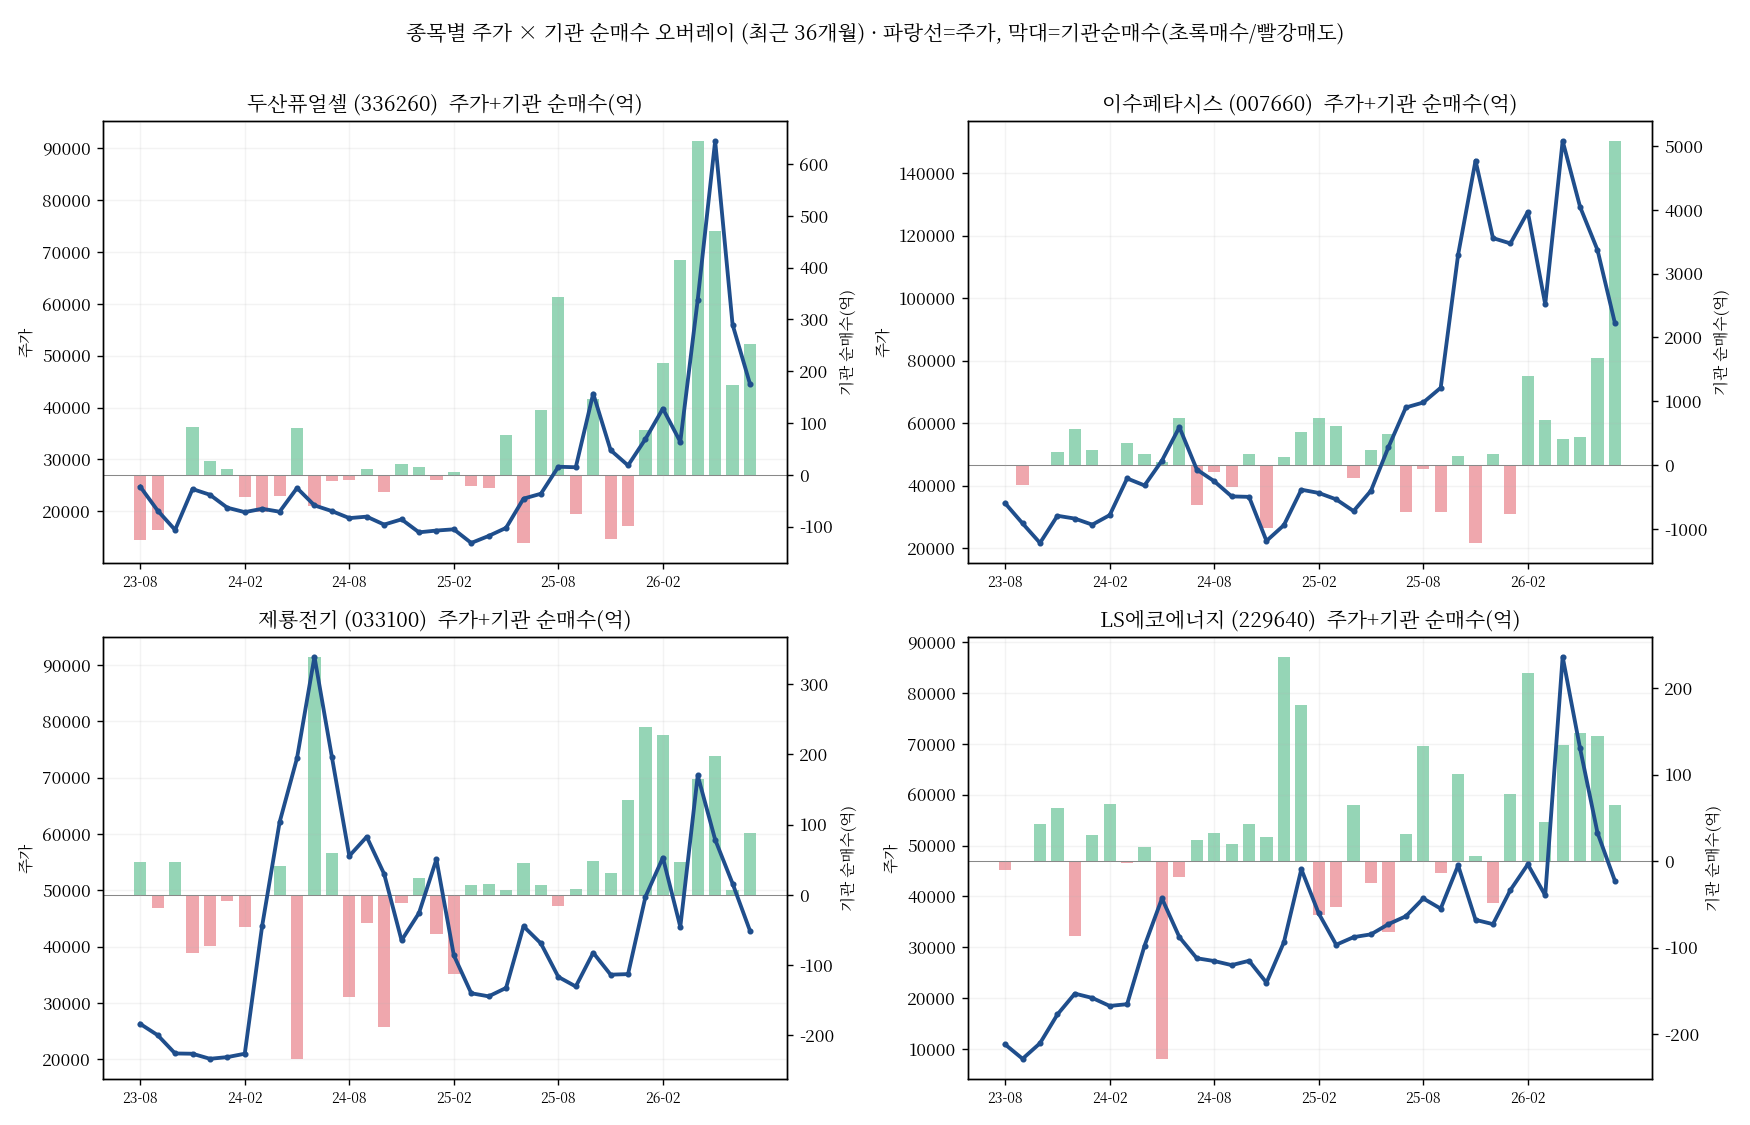

Recreate this plot in Python.
#!/usr/bin/env python3
# -*- coding: utf-8 -*-
r"""진우_종목오버레이.py — 개별 종목 주가 + 기관/외국인 순매수 겹친 차트(진우식 관찰뷰).
사용: py 진우_종목오버레이.py [코드 코드 ...]  (기본: 336260 007660 033100 229640)
읽기: /tmp/px_m or 종목일봉(월말), flow_ext_monthly. 산출: 진우_종목오버레이.png
"""
import os, sys, csv
import matplotlib; matplotlib.use("Agg")
import matplotlib.pyplot as plt, matplotlib.font_manager as fm
import pandas as pd, numpy as np
BASE=os.path.dirname(os.path.abspath(__file__))
# 한글 폰트
for p in ["/usr/share/fonts/opentype/noto/NotoSerifCJK-Regular.ttc","/usr/share/fonts/opentype/noto/NotoSansCJK-Regular.ttc","/usr/share/fonts/opentype/noto/NotoSerifCJK-Bold.ttc"]:
    if os.path.exists(p):
        try: fm.fontManager.addfont(p); plt.rcParams["font.family"]=fm.FontProperties(fname=p).get_name(); break
        except Exception: pass
plt.rcParams["axes.unicode_minus"]=False

codes=[c.zfill(6) for c in (sys.argv[1:] or ["336260","007660","033100","229640"])]
# 이름
nm={}
for f in ["진우사냥터_후보.csv","진우_관심종목.csv","liquidity_sector.csv","kosdaq_industry.csv"]:
    p=os.path.join(BASE,f)
    if os.path.exists(p):
        for r in csv.DictReader(open(p,encoding="utf-8-sig")):
            r={k.lstrip("﻿"):v for k,v in r.items()}
            if r.get("code") and r.get("name"): nm.setdefault(r["code"].zfill(6),r["name"])
# 월봉 종가
def load_px():
    fr=[]
    for m in("KOSPI","KOSDAQ"):
        p=f"/tmp/px_m_{m}.csv"
        if os.path.exists(p): fr.append(pd.read_csv(p,header=None,names=["code","date","close"],dtype={0:str}))
        else:
            d=pd.read_csv(os.path.join(BASE,f"종목일봉_30년_{m}.csv"),usecols=["date","code","close"],dtype={"code":str})
            d["ym"]=d["date"].str[:7]; d=d.sort_values("date").groupby(["code","ym"]).tail(1); fr.append(d[["code","date","close"]])
    d=pd.concat(fr); d["code"]=d["code"].str.zfill(6); d["ym"]=d["date"].str[:7]; d["close"]=pd.to_numeric(d["close"],errors="coerce")
    return d.drop_duplicates(["code","ym"])
px=load_px()
fl=[]
for m in("KOSPI","KOSDAQ"):
    d=pd.read_csv(os.path.join(BASE,f"flow_ext_monthly_{m}.csv"),dtype={"code":str});d["code"]=d["code"].str.zfill(6);d["ym"]=d["date"].str[:7]
    d["inst"]=pd.to_numeric(d["inst_net"],errors="coerce")/1e8; d["forn"]=pd.to_numeric(d["foreign_net"],errors="coerce")/1e8; fl.append(d[["code","ym","inst","forn"]])
flow=pd.concat(fl).drop_duplicates(["code","ym"])
N=36  # 최근 36개월
fig,axes=plt.subplots(2,2,figsize=(14,9)); axes=axes.flatten()
for i,c in enumerate(codes):
    ax=axes[i]; p=px[px["code"]==c].sort_values("ym").tail(N); f=flow[flow["code"]==c].set_index("ym")
    if len(p)==0: ax.set_title(f"{c} 데이터없음"); continue
    yms=p["ym"].tolist(); x=range(len(yms))
    inst=[f["inst"].get(y,0) for y in yms]
    ax2=ax.twinx()
    ax2.bar(x,inst,color=["#3fb37a" if v>=0 else "#e2606a" for v in inst],alpha=0.55,width=0.7,label="기관 순매수")
    ax.plot(x,p["close"].values,color="#1f4e8c",lw=2.2,marker="o",ms=2.5,label="주가")
    ax.set_title(f"{nm.get(c,c)} ({c})  주가+기관 순매수(억)",fontsize=12)
    ax.set_zorder(ax2.get_zorder()+1); ax.patch.set_visible(False)
    step=max(1,len(yms)//6); ax.set_xticks(list(x)[::step]); ax.set_xticklabels([yms[j][2:] for j in range(0,len(yms),step)],fontsize=8)
    ax2.axhline(0,color="#888",lw=0.6); ax.set_ylabel("주가",fontsize=9); ax2.set_ylabel("기관 순매수(억)",fontsize=9)
    ax.grid(alpha=0.15)
plt.suptitle("종목별 주가 × 기관 순매수 오버레이 (최근 36개월) · 파랑선=주가, 막대=기관순매수(초록매수/빨강매도)",fontsize=12)
plt.tight_layout(rect=[0,0,1,0.97]); plt.savefig(os.path.join(BASE,"진우_종목오버레이.png"),dpi=125)
print("저장: 진우_종목오버레이.png ·",", ".join(f"{nm.get(c,c)}({c})" for c in codes))
